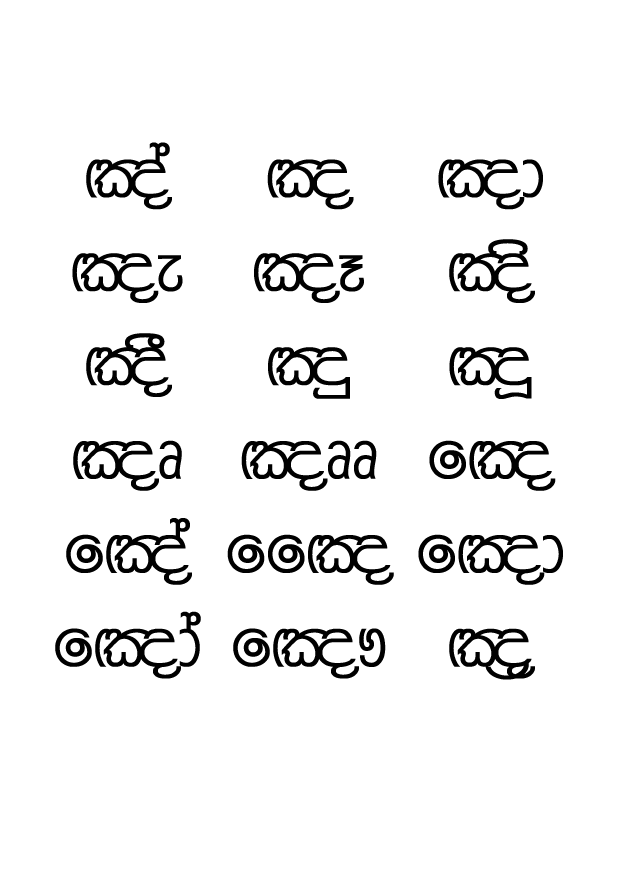
%> input picture CharacterBank/images/10.png, 2481 x 3508 px, given in place of 10.png.png, which was not available (shown at 1/4 size)
$ octave --eval "readChar('../../CharacterBank/images/10.png');"   (GNU Octave 9; MATLAB toolbox functions it lacks are replaced by stand-ins)
%> lines starting %> are read from the running program, lines starting %| are printed output that depends on the picture; in (x1, y1, x2, y2) boxes, pixels count from 0 and x2, y2 are one past the last pixel; in counts of white or black regions, pixels touching at a corner belong together; the program's own positions count from 1; long printed decimals are rounded; pictures that were not available may be replaced by others from this repository, and a replacement may not be noted
%> in readChar, char is the input picture: size 3508x2481 uint8; 93.3% white; 34 black regions, largest, box (x1, y1, x2, y2) and area: (345, 1333, 688, 1588) 28597, (1797, 957, 2140, 1212) 27748, (425, 2072, 768, 2339) 26786
### CharacterClassifications/MatlabFeatureSelection/projectionFeatures.m
function [ratio] = projectionFeatures( fname )
%> called with fname = '../../CharacterBank/images/10.png'
%projectionFeatures will give the projection data about the image


char = imread([fname,'.png']);
char90 = imrotate(char,90);
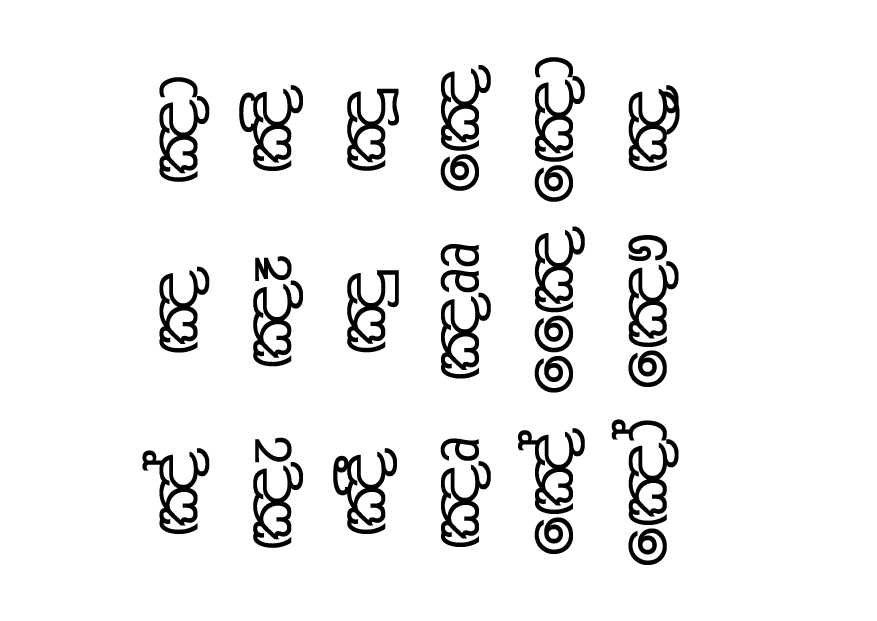
%> char90: size 2481x3508 uint8 (shown at 1/4 size); 93.3% white; 34 black regions, largest, box (x1, y1, x2, y2) and area: (1333, 1793, 1588, 2136) 28597, (957, 341, 1212, 684) 27748, (2072, 1713, 2339, 2056) 26786
fileID = fopen([fname,'-r.txt'],'w');
% fileID2 = fopen([fname,'-p.txt'],'w');
%fileID2 = fopen([fname,'-d.txt'],'w');
char = imcomplement(char);
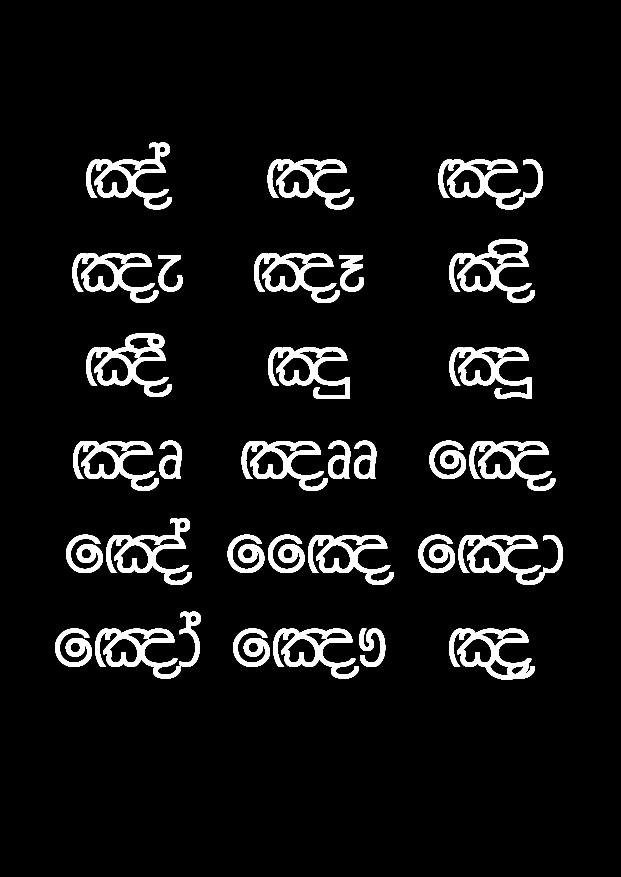
%> char: size 3508x2481 uint8 (shown at 1/4 size); 6.7% white; 34 white regions, largest, box (x1, y1, x2, y2) and area: (345, 1333, 688, 1588) 28597, (1797, 957, 2140, 1212) 27748, (425, 2072, 768, 2339) 26786
char90 = imcomplement(char90);
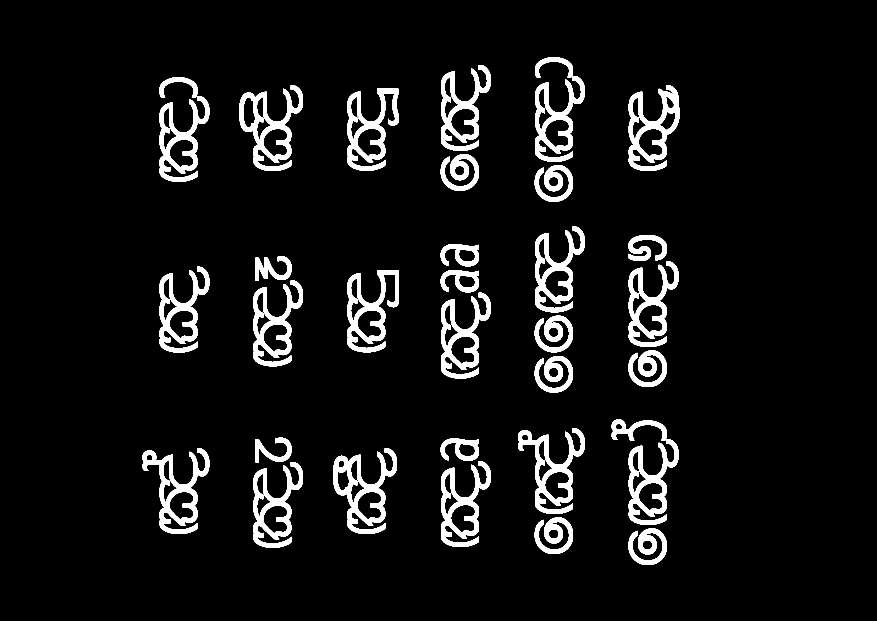
%> char90: size 2481x3508 uint8 (shown at 1/4 size); 6.7% white; 34 white regions, largest, box (x1, y1, x2, y2) and area: (1333, 1793, 1588, 2136) 28597, (957, 341, 1212, 684) 27748, (2072, 1713, 2339, 2056) 26786

% charvector = reshape(char',size(char,1)*size(char,2),1);

%VP
verticalProjection = sum(char, 1);
%> verticalProjection = 2481 values, max 163455 at index 1814, min 0 at index 1, mean 59614.4
horizontalProjection = sum(char90,1);
%> horizontalProjection = 3508 values, max 325635 at index 2155, min 0 at index 1, mean 42161.7

% [9 lines of commented-out code are left out]
maxver = max(verticalProjection);
%> maxver = 163455
disp(maxver);
%| 163455
lim = maxver*0.1;
%> lim = 16345.5
verticalStart = 0;
verticalEnd = 0;

%find the vertical start point
i=1;

while(i<=size(verticalProjection,2))
    %disp(verticalProjection(1,i));
    if(verticalProjection(1,i)>=lim)
        verticalStart = i;
        break;
    end
    i=i+1;
end
%> after the loop, i = 228; verticalStart = 228

fprintf('Vertical start = %d\n',verticalStart);
%| Vertical start = 228

i=size(verticalProjection,2);
%> i = 2481
while(i>0)
    %disp(verticalProjection(1,i));
    if(verticalProjection(1,i)>=lim)
        verticalEnd = i;
        break;
    end
    i=i-1;
end
%> after the loop, i = 2248; verticalEnd = 2248

fprintf('Vertical end = %d\n',verticalEnd);
%| Vertical end = 2248


%horizontal projection data
%get the max of horizontalProjection
maxhor = max(horizontalProjection);
%> maxhor = 325635
disp(maxhor);
%| 325635
lim = maxhor*0.1;
%> lim = 32563.5
horizontalStart = 0;
horizontalEnd = 0;

%find the horizontal start point
i=1;

while(i<=size(horizontalProjection,2))
    %disp(horizontalProjection(1,i));
    if(horizontalProjection(1,i)>=lim)
        horizontalStart = i;
        break;
    end
    i=i+1;
end
%> after the loop, horizontalStart = 639; i = 639

fprintf('Horizontal start = %d\n',horizontalStart);
%| Horizontal start = 639

i=size(horizontalProjection,2);
%> i = 3508
while(i>0)
    %disp(horizontalProjection(1,i));
    if(horizontalProjection(1,i)>=lim)
        horizontalEnd = i;
        break;
    end
    i=i-1;
end
%> after the loop, horizontalEnd = 2714; i = 2714

fprintf('Horizontal end = %d\n',horizontalEnd);
%| Horizontal end = 2714


ratio = (verticalEnd-verticalStart)/(horizontalEnd-horizontalStart);
%> ratio = 0.973
fprintf('Ratio is: %f\n',ratio);
%| Ratio is: 0.9735
verticalDensity = sum(sum(verticalProjection))/(verticalEnd-verticalStart);
%> verticalDensity = 73219.5
horizontalDensity = sum(sum(horizontalProjection))/(horizontalEnd-horizontalStart);
%> horizontalDensity = 71278.7

fprintf(fileID,'%f %f\n',verticalDensity/ratio,horizontalDensity/ratio);
fclose(fileID);


%writing pixel values as a vector
% fprintf(fileID2,'%d ',charvector);
% fprintf(fileID2,'\n');
% fclose(fileID2);


return;
end

### CharacterClassifications/MatlabFeatureSelection/readChar.m

function [] = readChar(fname)

close all;
%clear;
%clc;
%fname = '4902';
char = imread([fname,'.png']);
fileID = fopen([fname,'-c.txt'],'w');
fileID2 = fopen([fname,'-d.txt'],'w');
%fileID3 = fopen([fname,'-r.txt'],'w');


%take projection ratio
projectionFeatures(fname);


char = imcomplement(char);
char2 = char;

%figure,imshow(char);
originaldim = size(char);
%> originaldim = [3508 2481]

globalcount = 0;


% [42 lines of commented-out code are left out]
cutPoints = [];

%angles from 0 to 90
i = 0;
step = 1;
blurPad = 8;
while i<90
    angle = (pi/180)*i;
    rho = [0:1:round(sqrt(2*(100^2)))];
    theta = zeros(1,size(rho,2))+angle;
    [x,y] = pol2cart(theta,rho);
    x=round(x);%+round(originaldim(1)));
    y=round(y);%+round(originaldim(2)));

    %plot(x,y,'r');

    valarray=[];
    %iterate through x,y
    for n = 1:size(x,2)
            if(n<originaldim(1))
                xpos = x(1,n);
                if xpos<=0
                    xpos = 1;
                end
                ypos = y(1,n);
                if ypos<=0
                    ypos = 1;
                end
                val = char(ypos,xpos);
                %change char
                char2(ypos,xpos) = 255-val;
                valarray = [valarray,val];
                %disp(val);
            end
    end

    kernel = ones(1,blurPad)/blurPad;
    blurredArray = conv2(double(valarray), double(kernel), 'same');

    countstarted = false;
    startpx = 0;
    endpx = 0;
    midpx = [];
    %disp(max(max(blurredArray)));
    if(max(max(blurredArray))==1)

    blurredArray = uint8(blurredArray.*255);
    end
    for n=1:size(blurredArray,2)
        val = blurredArray(1,n);
        %disp(val);
        if (val>200 && ~countstarted)
            startpx = n;
            countstarted = true;
             %disp(startpx);
         end
         if(val<100 && countstarted)
              endpx = n;
              %disp(endpx);
              countstarted = false;
              %cutting point atleas should have some width
              if (endpx-startpx)>5
                   midpx = [midpx;round((endpx+startpx)/2)];
                   %polar(angle,round((endpx+startpx)/2),'*g')
              end
          end
    end
    %check if countstarted is false
    %it should be false
    %else the last count is not finished
    if countstarted
              endpx = n-1;
              %disp(endpx);
              countstarted = false;
              %cutting point atleas should have some width
              if (endpx-startpx)>5
                   midpx = [midpx;round((endpx+startpx)/2)];
                   %polar(angle,round((endpx+startpx)/2),'*g')
              end

    end

    %padding with trailing zeros
    midArray =  padarray(midpx,10-size(midpx,1),0,'post');
    %fprintf('angle %d Cutting points \n',i)
    %fprintf('%d ',midArray);
    if(size(midpx,1)==0)
    midpx = [midpx;0];
    end
    %fprintf(fileID2,'%d ',[min(midArray),max(midArray),sum(midArray)]);
    fprintf(fileID2,'%d ',min(min(midpx)));
    fprintf(fileID2,'%d ',max(max(midpx)));
    fprintf(fileID2,'%d ',sum(sum((midpx))));
    % [6 lines of commented-out code are left out]
    fprintf(fileID,'%d ',size(midpx,1));
    cutPoints = [cutPoints,size(midpx,1)];
    %fprintf(fileID,'\n');
    i=i+step;
end
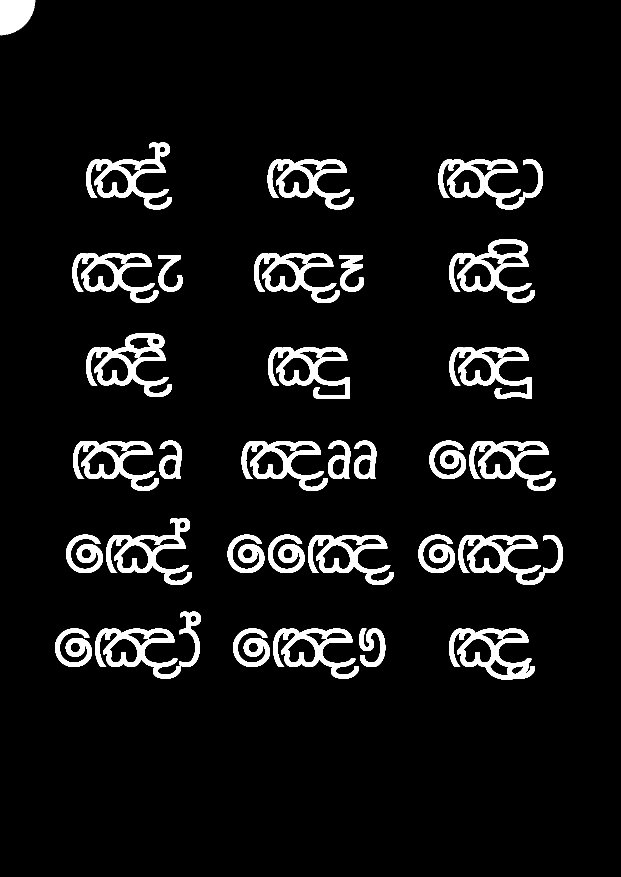
%> char2: size 3508x2481 uint8 (shown at 1/4 size); 6.8% white; 35 white regions, largest, box (x1, y1, x2, y2) and area: (345, 1333, 688, 1588) 28597, (1797, 957, 2140, 1212) 27748, (425, 2072, 768, 2339) 26786
%> after the loop, cutPoints = 90 values from 1 to 1; i = 90; xpos = 2; ypos = 141


%angles from 90 to 180
i = 90;
step = 1;
blurPad = 8;
while i<180
    angle = (pi/180)*i;
    rho = [0:1:round(sqrt(2*(100^2)))];
    theta = zeros(1,size(rho,2))+angle;
    [x,y] = pol2cart(theta,rho);
    x=round(x+round(originaldim(1)));
    y=round(y);%+round(originaldim(2)));
    %plot(x,y,'r');

    valarray=[];
    %iterate through x,y
    for n = 1:size(x,2)
            if(n<originaldim(1))
                xpos = x(1,n);
                if xpos<=0
                    xpos = 1;
                end
                ypos = y(1,n);
                if ypos<=0
                    ypos = 1;
                end
                val = char(ypos,xpos);
                %change char
                char2(ypos,xpos) = 255-val;
                valarray = [valarray,val];
                %disp(val);
            end
    end

    kernel = ones(1,blurPad)/blurPad;
    blurredArray = conv2(double(valarray), double(kernel), 'same');

    countstarted = false;
    startpx = 0;
    endpx = 0;
    midpx = [];
    %disp(size(blurredArray,2));
    if(max(max(blurredArray))==1)

    blurredArray = uint8(blurredArray.*255);
    end
    for n=1:size(blurredArray,2)
        val = blurredArray(1,n);
        if (val>200 && ~countstarted)
            startpx = n;
            countstarted = true;
             %disp(startpx);
         end
         if(val<100 && countstarted)
              endpx = n;
              %disp(endpx);
              countstarted = false;
              %cutting point atleas should have some width
              if (endpx-startpx)>5
                   midpx = [midpx;round((endpx+startpx)/2)];
                   %polar(angle,round((endpx+startpx)/2),'*g')
              end
          end
    end
    %check if countstarted is false
    %it should be false
    %else the last count is not finished
    if countstarted
              endpx = n-1;
              %disp(endpx);
              countstarted = false;
              %cutting point atleas should have some width
              if (endpx-startpx)>5
                   midpx = [midpx;round((endpx+startpx)/2)];
                   %polar(angle,round((endpx+startpx)/2),'*g')
              end

    end

    %padding with trailing zeros
    midArray =  padarray(midpx,10-size(midpx,1),0,'post');
    %fprintf('angle %d Cutting points ',i)
    %fprintf('%d ',midArray);
    if(size(midpx,1)==0)
    midpx = [midpx;0];
    end
    %fprintf(fileID2,'%d ',[min(midArray),max(midArray),sum(midArray)]);
    fprintf(fileID2,'%d ',min(min(midpx)));
    fprintf(fileID2,'%d ',max(max(midpx)));
    fprintf(fileID2,'%d ',sum(sum((midpx))));
    % [5 lines of commented-out code are left out]
    fprintf(fileID,'%d ',size(midpx,1));
    cutPoints = [cutPoints,size(midpx,1)];
    %fprintf(fileID,'\n');
    i=i+step;
end

%angles from 180 to 270
i = 180;
step = 1;
blurPad = 8;
while i<270
    angle = (pi/180)*i;
    rho = [0:1:round(sqrt(2*(100^2)))];
    theta = zeros(1,size(rho,2))+angle;
    [x,y] = pol2cart(theta,rho);
    x=round(x+round(originaldim(1)));
    y=round(y+round(originaldim(2)));
    %plot(x,y,'r');

    valarray=[];
    %iterate through x,y
    for n = 1:size(x,2)
            if(n<originaldim(1))
                xpos = x(1,n);
                if xpos<=0
                    xpos = 1;
                end
                ypos = y(1,n);
                if ypos<=0
                    ypos = 1;
                end
                val = char(ypos,xpos);
                %change char
                char2(ypos,xpos) = 255-val;
                valarray = [valarray,val];
                %disp(val);
            end
    end

    kernel = ones(1,blurPad)/blurPad;
    blurredArray = conv2(double(valarray), double(kernel), 'same');

    countstarted = false;
    startpx = 0;
    endpx = 0;
    midpx = [];
    %disp(size(blurredArray,2));
    if(max(max(blurredArray))==1)

    blurredArray = uint8(blurredArray.*255);
    end
    for n=1:size(blurredArray,2)
        val = blurredArray(1,n);
        if (val>200 && ~countstarted)
            startpx = n;
            countstarted = true;
             %disp(startpx);
         end
         if(val<100 && countstarted)
              endpx = n;
              %disp(endpx);
              countstarted = false;
              %cutting point atleas should have some width
              if (endpx-startpx)>5
                   midpx = [midpx;round((endpx+startpx)/2)];
                   %polar(angle,round((endpx+startpx)/2),'*g')
              end
          end
    end
    %check if countstarted is false
    %it should be false
    %else the last count is not finished
    if countstarted
              endpx = n-1;
              %disp(endpx);
              countstarted = false;
              %cutting point atleas should have some width
              if (endpx-startpx)>5
                   midpx = [midpx;round((endpx+startpx)/2)];
                   %polar(angle,round((endpx+startpx)/2),'*g')
              end

    end

    %padding with trailing zeros
    midArray =  padarray(midpx,10-size(midpx,1),0,'post');
    %fprintf('angle %d Cutting points ',i)
    %fprintf('%d ',midArray);
    %fprintf(fileID2,'%d ',[min(midArray),max(midArray),sum(midArray)]);
     if(size(midpx,1)==0)
    midpx = [midpx;0];
    end
    %fprintf(fileID2,'%d ',[min(midArray),max(midArray),sum(midArray)]);
    fprintf(fileID2,'%d ',min(min(midpx)));
    fprintf(fileID2,'%d ',max(max(midpx)));
    fprintf(fileID2,'%d ',sum(sum((midpx))));
   % [4 lines of commented-out code are left out]
    fprintf(fileID,'%d ',size(midpx,1));
    cutPoints = [cutPoints,size(midpx,1)];
    %fprintf(fileID,'\n');
    i=i+step;
end

%angles from 270 to 360
i = 270;
step = 1;
blurPad = 8;
while i<360
    angle = (pi/180)*i;
    rho = [0:1:round(sqrt(2*(100^2)))];
    theta = zeros(1,size(rho,2))+angle;
    [x,y] = pol2cart(theta,rho);
    x=round(x);%+round(originaldim(1)));
    y=round(y+round(originaldim(2)));
    %plot(x,y,'r');

    valarray=[];
    %iterate through x,y
    for n = 1:size(x,2)
            if(n<originaldim(1))
                xpos = x(1,n);
                if xpos<=0
                    xpos = 1;
                end
                ypos = y(1,n);
                if ypos<=0
                    ypos = 1;
                end
                val = char(ypos,xpos);
                %change char
                char2(ypos,xpos) = 255-val;
                valarray = [valarray,val];
                %disp(val);
            end
    end

    kernel = ones(1,blurPad)/blurPad;
    blurredArray = conv2(double(valarray), double(kernel), 'same');

    countstarted = false;
    startpx = 0;
    endpx = 0;
    midpx = [];
    %disp(size(blurredArray,2));
    if(max(max(blurredArray))==1)

    blurredArray = uint8(blurredArray.*255);
    end
    for n=1:size(blurredArray,2)
        val = blurredArray(1,n);
        if (val>200 && ~countstarted)
            startpx = n;
            countstarted = true;
             %disp(startpx);
         end
         if(val<100 && countstarted)
              endpx = n;
              %disp(endpx);
              countstarted = false;
              %cutting point atleas should have some width
              if (endpx-startpx)>5
                   midpx = [midpx;round((endpx+startpx)/2)];
                   %polar(angle,round((endpx+startpx)/2),'*g')
              end
          end
    end
    %check if countstarted is false
    %it should be false
    %else the last count is not finished
    if countstarted
              endpx = n-1;
              %disp(endpx);
              countstarted = false;
              %cutting point atleas should have some width
              if (endpx-startpx)>5
                   midpx = [midpx;round((endpx+startpx)/2)];
                   %polar(angle,round((endpx+startpx)/2),'*g')
              end

    end

    %padding with trailing zeros
    midArray =  padarray(midpx,10-size(midpx,1),0,'post');
    %fprintf('angle %d Cutting points ',i)
    %fprintf('%d ',midArray);
    %fprintf(fileID2,'%d ',[min(midArray),max(midArray),sum(midArray)]);
    if(size(midpx,1)==0)
    midpx = [midpx;0];
    end
    %fprintf(fileID2,'%d ',[min(midArray),max(midArray),sum(midArray)]);
    fprintf(fileID2,'%d ',min(min(midpx)));
    fprintf(fileID2,'%d ',max(max(midpx)));
    fprintf(fileID2,'%d ',sum(sum((midpx))));
    %globalcount = globalcount+3;
    %disp(globalcount);
    %fprintf('\n');
    fprintf(fileID,'%d ',size(midpx,1));
    cutPoints = [cutPoints,size(midpx,1)];
    %fprintf(fileID,'\n');
    i=i+step;
end

hold off;

%print the ratio to the file


%figure, imshow(char2);
plot(cutPoints);
fprintf(fileID,'\n');
fprintf(fileID2,'\n');
fclose(fileID);
fclose(fileID2);
return

end
%> (the run ends here)
